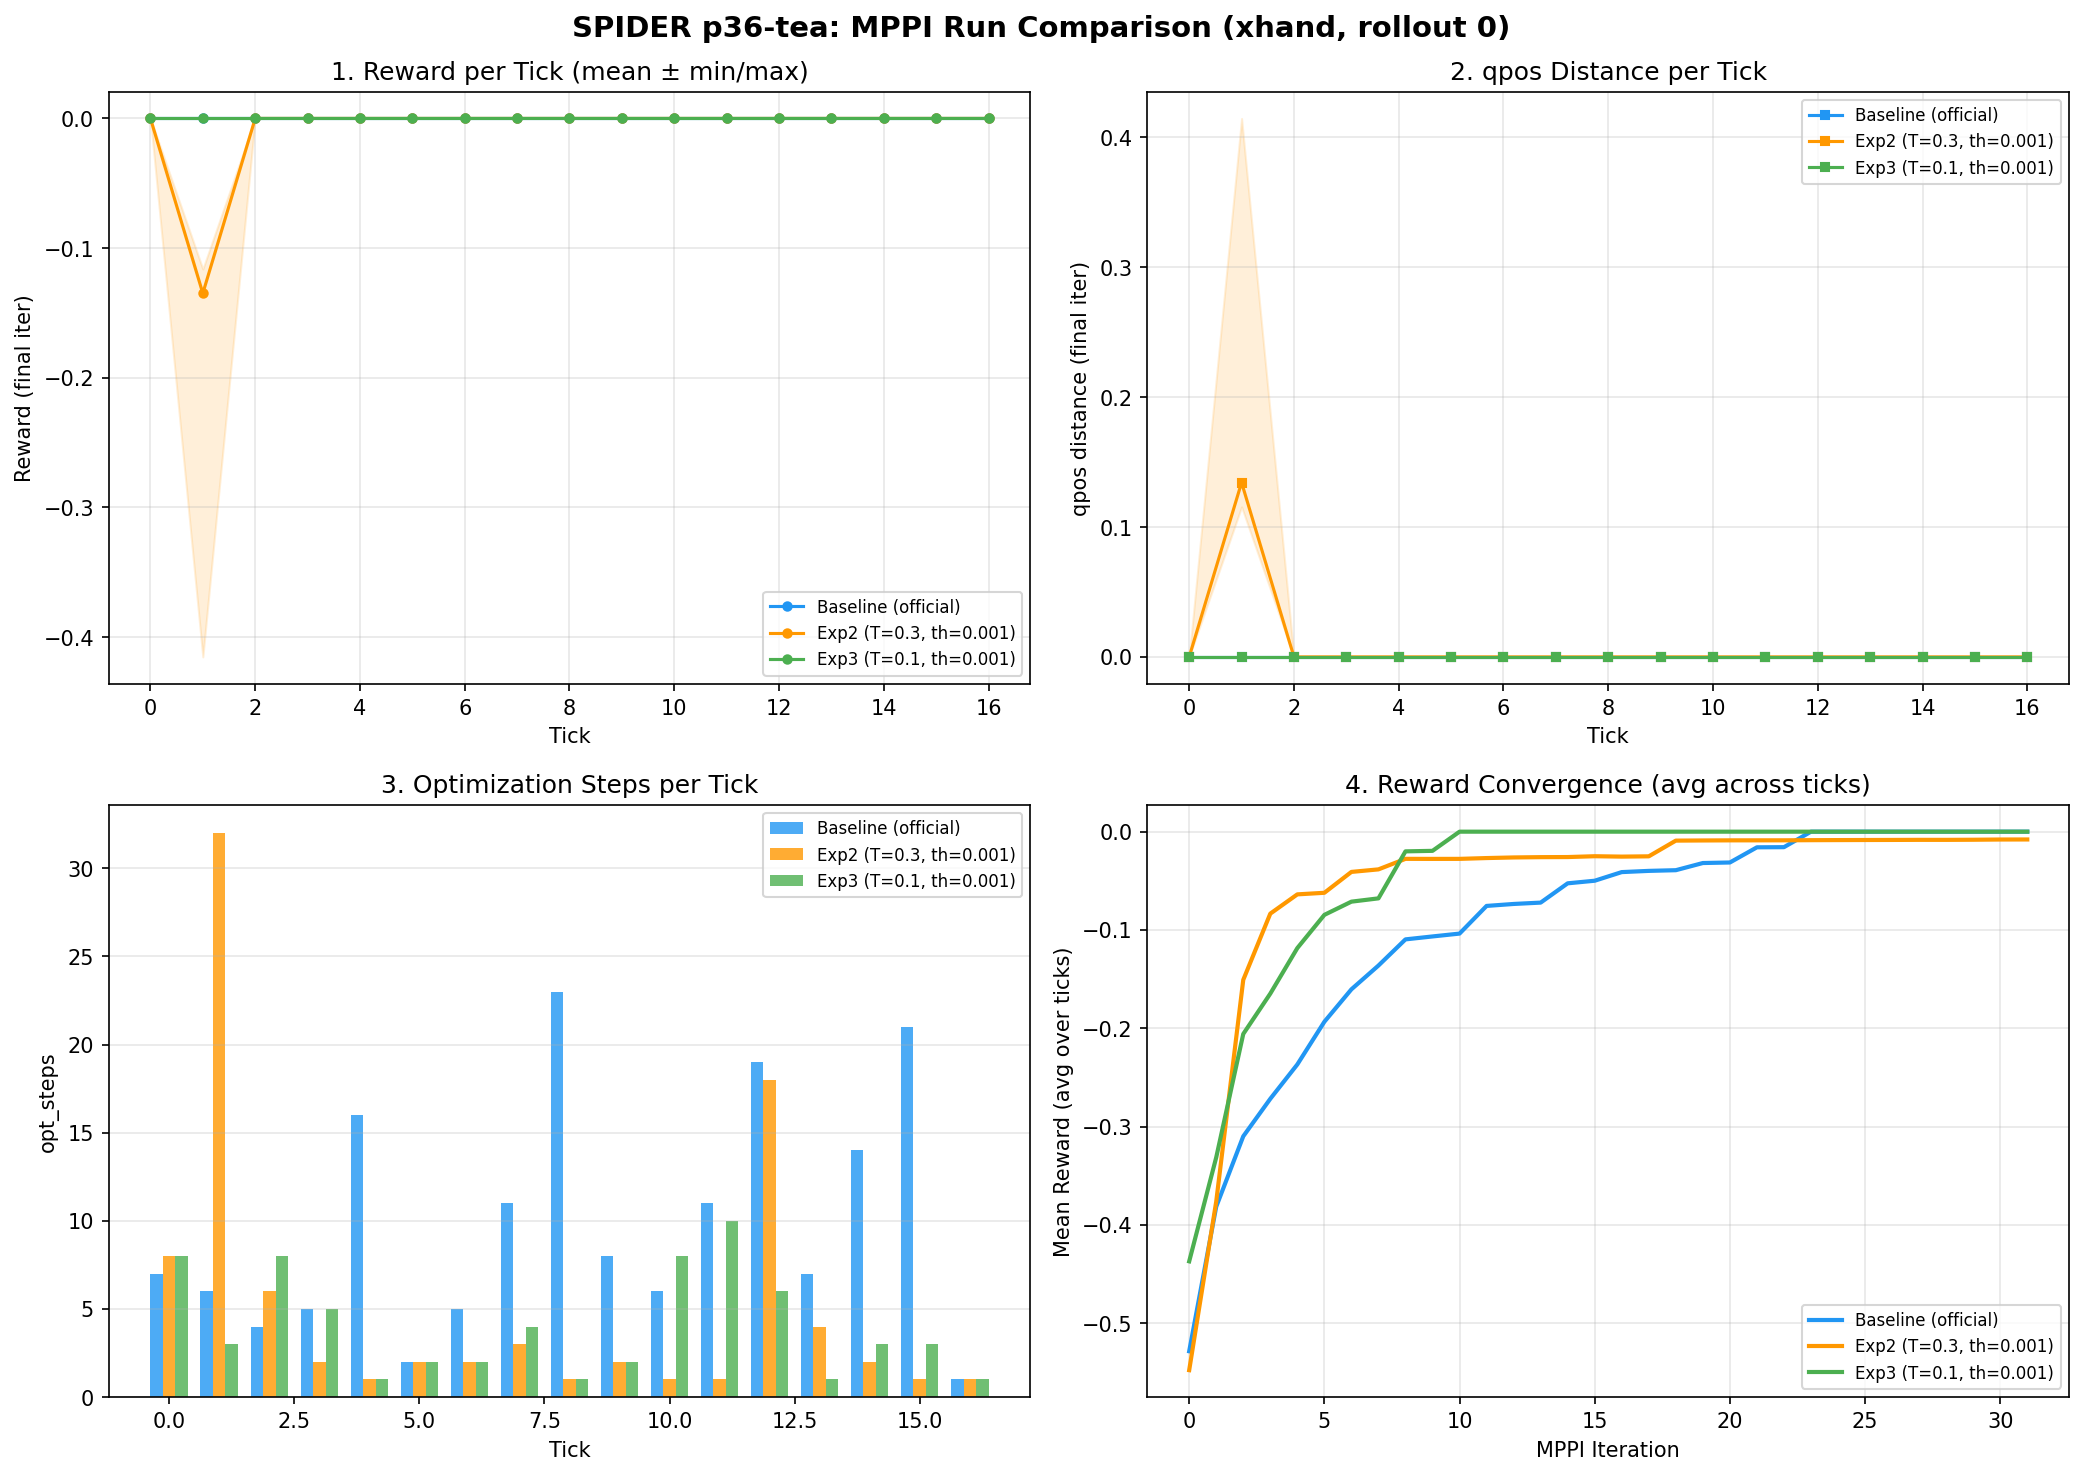

This chart was generated by the following Python code:
"""
07 — Compare multiple MPPI runs (official baseline vs user experiments)
Generates 4-panel figure:
  1. Reward (mean ± min/max) over ticks
  2. qpos distance (mean) over ticks
  3. Optimization steps per tick
  4. Cost breakdown (trace_cost) stacked bars
"""
import numpy as np
import matplotlib.pyplot as plt
import os

BASE = "example_datasets/processed/gigahand/xhand/bimanual/p36-tea/0"

runs = {
    "Baseline (official)": os.path.join(BASE, "trajectory_mjwp_baseline.npz"),
    "Exp2 (T=0.3, th=0.001)": os.path.join(BASE, "trajectory_mjwp_t001.npz"),
    "Exp3 (T=0.1, th=0.001)": os.path.join(BASE, "trajectory_mjwp.npz"),
}

colors = {
    "Baseline (official)": "#2196F3",
    "Exp2 (T=0.3, th=0.001)": "#FF9800",
    "Exp3 (T=0.1, th=0.001)": "#4CAF50",
}

data = {}
for label, path in runs.items():
    d = np.load(path, allow_pickle=True)
    data[label] = {k: d[k] for k in d.keys()}
    print(f"Loaded {label}: {path}")

n_ticks = data["Baseline (official)"]["rew_mean"].shape[0]
ticks = np.arange(n_ticks)

fig, axes = plt.subplots(2, 2, figsize=(14, 10))
fig.suptitle("SPIDER p36-tea: MPPI Run Comparison (xhand, rollout 0)", fontsize=14, fontweight="bold")

# --- Panel 1: Reward over ticks ---
ax = axes[0, 0]
for label, d in data.items():
    # rew_mean shape: (17, 32) — take the last iteration's value as "final" reward
    rew_final = d["rew_mean"][:, -1]  # last iteration per tick
    rew_min = d["rew_min"][:, -1]
    rew_max = d["rew_max"][:, -1]
    ax.plot(ticks, rew_final, "o-", color=colors[label], label=label, markersize=4)
    ax.fill_between(ticks, rew_min, rew_max, alpha=0.15, color=colors[label])
ax.set_xlabel("Tick")
ax.set_ylabel("Reward (final iter)")
ax.set_title("1. Reward per Tick (mean ± min/max)")
ax.legend(fontsize=8)
ax.grid(True, alpha=0.3)

# --- Panel 2: qpos distance over ticks ---
ax = axes[0, 1]
for label, d in data.items():
    qd_final = d["qpos_dist_mean"][:, -1]
    qd_min = d["qpos_dist_min"][:, -1]
    qd_max = d["qpos_dist_max"][:, -1]
    ax.plot(ticks, qd_final, "s-", color=colors[label], label=label, markersize=4)
    ax.fill_between(ticks, qd_min, qd_max, alpha=0.15, color=colors[label])
ax.set_xlabel("Tick")
ax.set_ylabel("qpos distance (final iter)")
ax.set_title("2. qpos Distance per Tick")
ax.legend(fontsize=8)
ax.grid(True, alpha=0.3)

# --- Panel 3: Optimization steps per tick ---
ax = axes[1, 0]
bar_width = 0.25
offsets = np.array([-1, 0, 1]) * bar_width
for i, (label, d) in enumerate(data.items()):
    steps = d["opt_steps"][:, 0]
    ax.bar(ticks + offsets[i], steps, bar_width, label=label, color=colors[label], alpha=0.8)
ax.set_xlabel("Tick")
ax.set_ylabel("opt_steps")
ax.set_title("3. Optimization Steps per Tick")
ax.legend(fontsize=8)
ax.grid(True, alpha=0.3, axis="y")

# --- Panel 4: Reward convergence (iteration trajectory, averaged over ticks) ---
ax = axes[1, 1]
for label, d in data.items():
    # rew_mean: (17, 32) — average across ticks to get convergence curve
    rew_curve = d["rew_mean"].mean(axis=0)  # (32,)
    n_iter = len(rew_curve)
    ax.plot(np.arange(n_iter), rew_curve, "-", color=colors[label], label=label, linewidth=2)
ax.set_xlabel("MPPI Iteration")
ax.set_ylabel("Mean Reward (avg over ticks)")
ax.set_title("4. Reward Convergence (avg across ticks)")
ax.legend(fontsize=8)
ax.grid(True, alpha=0.3)

plt.tight_layout()
out_path = "notes/spider/viz/07_compare_runs.png"
plt.savefig(out_path, dpi=150, bbox_inches="tight")
print(f"\nSaved → {out_path}")

# --- Summary stats ---
print("\n" + "="*70)
print("SUMMARY")
print("="*70)
for label, d in data.items():
    rew = d["rew_mean"][:, -1]
    qd = d["qpos_dist_mean"][:, -1]
    steps = d["opt_steps"][:, 0]
    print(f"\n{label}:")
    print(f"  reward (final iter):  mean={rew.mean():.4f}  min={rew.min():.4f}  max={rew.max():.4f}")
    print(f"  qpos_dist (final):    mean={qd.mean():.4f}  min={qd.min():.4f}  max={qd.max():.4f}")
    print(f"  opt_steps:            mean={steps.mean():.1f}  min={steps.min()}  max={steps.max()}")

# --- Bonus: trace_cost breakdown ---
fig2, axes2 = plt.subplots(1, 3, figsize=(16, 5))
fig2.suptitle("Cost Breakdown by Component (trace_cost, final iter)", fontsize=13, fontweight="bold")
cost_labels = [f"c{i}" for i in range(6)]

for idx, (label, d) in enumerate(data.items()):
    ax = axes2[idx]
    # trace_cost: (17, 32, 6) — take last iteration
    tc = d["trace_cost"][:, -1, :]  # (17, 6)
    bottom = np.zeros(n_ticks)
    cmap = plt.cm.Set2
    for ci in range(6):
        ax.bar(ticks, tc[:, ci], bottom=bottom, label=cost_labels[ci],
               color=cmap(ci / 6), alpha=0.85, width=0.8)
        bottom += tc[:, ci]
    ax.set_xlabel("Tick")
    ax.set_ylabel("Cost")
    ax.set_title(label, fontsize=10)
    if idx == 0:
        ax.legend(fontsize=7, loc="upper left")
    ax.grid(True, alpha=0.3, axis="y")

plt.tight_layout()
out_path2 = "notes/spider/viz/07_cost_breakdown.png"
plt.savefig(out_path2, dpi=150, bbox_inches="tight")
print(f"\nSaved → {out_path2}")
